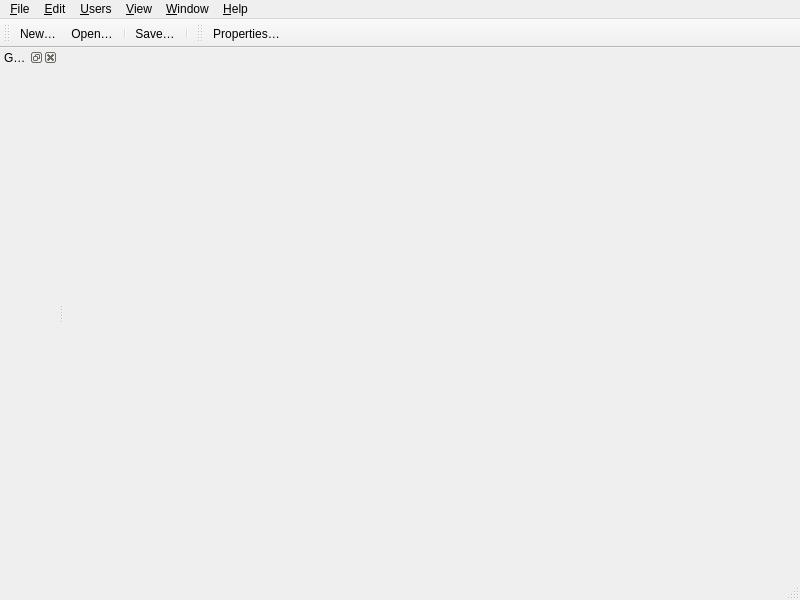
<?xml version="1.0" encoding="UTF-8"?>
<ui version="4.0">
 <class>MainView</class>
 <widget class="QMainWindow" name="MainView">
  <property name="geometry">
   <rect>
    <x>0</x>
    <y>0</y>
    <width>800</width>
    <height>600</height>
   </rect>
  </property>
  <property name="toolButtonStyle">
   <enum>Qt::ToolButtonFollowStyle</enum>
  </property>
  <property name="documentMode">
   <bool>true</bool>
  </property>
  <property name="unifiedTitleAndToolBarOnMac">
   <bool>true</bool>
  </property>
  <widget class="QWidget" name="central_widget">
   <layout class="QHBoxLayout" name="horizontalLayout">
    <property name="leftMargin">
     <number>0</number>
    </property>
    <property name="topMargin">
     <number>0</number>
    </property>
    <property name="rightMargin">
     <number>0</number>
    </property>
    <property name="bottomMargin">
     <number>0</number>
    </property>
    <item>
     <widget class="DocumentView" name="document_view" native="true"/>
    </item>
   </layout>
  </widget>
  <widget class="QMenuBar" name="menubar">
   <property name="geometry">
    <rect>
     <x>0</x>
     <y>0</y>
     <width>800</width>
     <height>30</height>
    </rect>
   </property>
   <widget class="QMenu" name="menu_file">
    <property name="title">
     <string>&amp;File</string>
    </property>
    <addaction name="action_new"/>
    <addaction name="action_open"/>
    <addaction name="separator"/>
    <addaction name="action_save"/>
    <addaction name="action_save_as"/>
    <addaction name="separator"/>
    <addaction name="action_properties"/>
    <addaction name="separator"/>
    <addaction name="action_print"/>
    <addaction name="separator"/>
    <addaction name="action_close"/>
    <addaction name="action_quit"/>
   </widget>
   <widget class="QMenu" name="menu_edit">
    <property name="title">
     <string>&amp;Edit</string>
    </property>
    <addaction name="action_undo"/>
    <addaction name="action_redo"/>
    <addaction name="separator"/>
   </widget>
   <widget class="QMenu" name="menu_window">
    <property name="title">
     <string>&amp;Window</string>
    </property>
   </widget>
   <widget class="QMenu" name="menu_help">
    <property name="title">
     <string>&amp;Help</string>
    </property>
   </widget>
   <widget class="QMenu" name="menu_view">
    <property name="title">
     <string>&amp;View</string>
    </property>
   </widget>
   <widget class="QMenu" name="menu_users">
    <property name="title">
     <string>&amp;Users</string>
    </property>
    <addaction name="action_new_user"/>
    <addaction name="action_remove_user"/>
    <addaction name="separator"/>
   </widget>
   <addaction name="menu_file"/>
   <addaction name="menu_edit"/>
   <addaction name="menu_users"/>
   <addaction name="menu_view"/>
   <addaction name="menu_window"/>
   <addaction name="menu_help"/>
  </widget>
  <widget class="QStatusBar" name="statusbar"/>
  <widget class="QToolBar" name="file_toolbar">
   <property name="windowTitle">
    <string>File</string>
   </property>
   <property name="toolButtonStyle">
    <enum>Qt::ToolButtonIconOnly</enum>
   </property>
   <attribute name="toolBarArea">
    <enum>TopToolBarArea</enum>
   </attribute>
   <attribute name="toolBarBreak">
    <bool>false</bool>
   </attribute>
   <addaction name="action_new"/>
   <addaction name="action_open"/>
   <addaction name="separator"/>
   <addaction name="action_save"/>
   <addaction name="separator"/>
  </widget>
  <widget class="QToolBar" name="document_toolbar">
   <property name="windowTitle">
    <string>Document</string>
   </property>
   <property name="toolButtonStyle">
    <enum>Qt::ToolButtonIconOnly</enum>
   </property>
   <attribute name="toolBarArea">
    <enum>TopToolBarArea</enum>
   </attribute>
   <attribute name="toolBarBreak">
    <bool>false</bool>
   </attribute>
   <addaction name="action_properties"/>
  </widget>
  <widget class="QDockWidget" name="games_tree_dock_widget">
   <property name="windowTitle">
    <string>Games</string>
   </property>
   <attribute name="dockWidgetArea">
    <number>1</number>
   </attribute>
   <widget class="QWidget" name="games_tree_dock_widget_contents">
    <layout class="QVBoxLayout" name="games_tree_dock_widget_layout">
     <item>
      <widget class="GamesTreeView" name="games_tree_view" native="true"/>
     </item>
    </layout>
   </widget>
  </widget>
  <action name="action_new">
   <property name="text">
    <string>&amp;New…</string>
   </property>
   <property name="shortcut">
    <string>Ctrl+N</string>
   </property>
  </action>
  <action name="action_open">
   <property name="text">
    <string>&amp;Open…</string>
   </property>
   <property name="shortcut">
    <string>Ctrl+O</string>
   </property>
  </action>
  <action name="action_save">
   <property name="text">
    <string>&amp;Save…</string>
   </property>
   <property name="shortcut">
    <string>Ctrl+S</string>
   </property>
  </action>
  <action name="action_save_as">
   <property name="text">
    <string>Save As…</string>
   </property>
  </action>
  <action name="action_new_user">
   <property name="text">
    <string>Add a new user…</string>
   </property>
  </action>
  <action name="action_remove_user">
   <property name="text">
    <string>Remove a user…</string>
   </property>
  </action>
  <action name="action_quit">
   <property name="text">
    <string>&amp;Quit</string>
   </property>
   <property name="shortcut">
    <string>Ctrl+Q</string>
   </property>
  </action>
  <action name="action_undo">
   <property name="text">
    <string>Undo</string>
   </property>
   <property name="shortcut">
    <string>Ctrl+Z</string>
   </property>
  </action>
  <action name="action_redo">
   <property name="text">
    <string>Redo</string>
   </property>
   <property name="shortcut">
    <string>Ctrl+Shift+Z</string>
   </property>
  </action>
  <action name="action_close">
   <property name="text">
    <string>&amp;Close</string>
   </property>
  </action>
  <action name="action_properties">
   <property name="text">
    <string>Properties…</string>
   </property>
  </action>
  <action name="action_print">
   <property name="text">
    <string>&amp;Print…</string>
   </property>
   <property name="shortcut">
    <string>Ctrl+P</string>
   </property>
  </action>
 </widget>
 <customwidgets>
  <customwidget>
   <class>DocumentView</class>
   <extends>QWidget</extends>
   <header>genial.views.documentview.h</header>
   <container>1</container>
  </customwidget>
  <customwidget>
   <class>GamesTreeView</class>
   <extends>QWidget</extends>
   <header>genial.views.gamestreeview.h</header>
   <container>1</container>
  </customwidget>
 </customwidgets>
 <resources>
  <include location="../resources/icons.qrc"/>
  <include location="../resources/locale.qrc"/>
 </resources>
 <connections/>
</ui>
